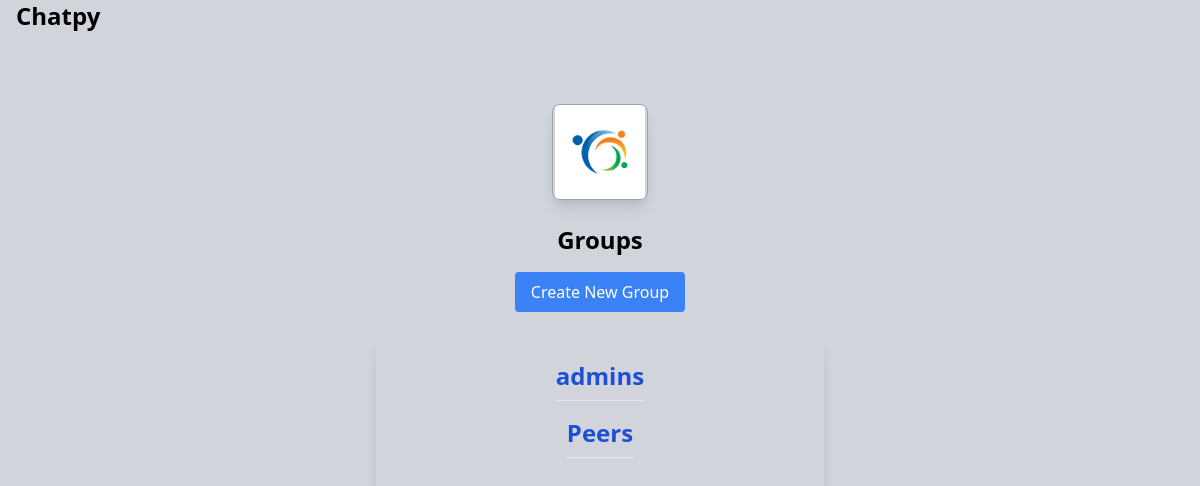
Before: /groups/ with the older database file.
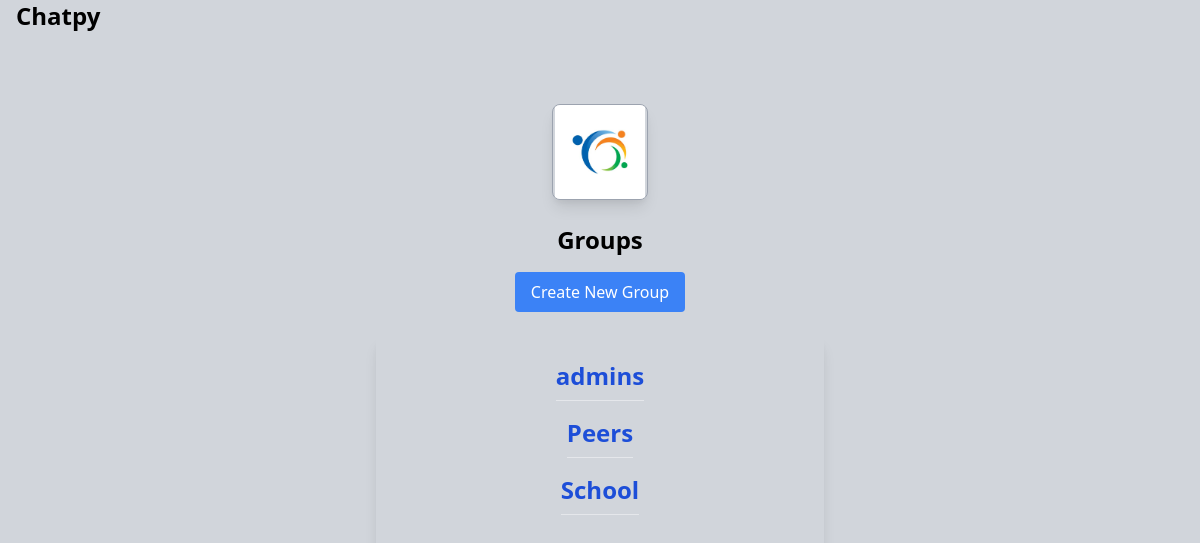
After: the same page with the newer database file.
### chat/models.py (models this page shows, shortened)
class Group(models.Model):
    name = models.CharField(max_length=100)
    description = models.TextField()

### chat/views.py (the view)
# urls.py: path('groups/', views.group_list, name='group_list'),
def group_list(request):
    groups = Group.objects.all()
    context = {
        'groups': groups
    }
    return render(request, 'chat/group_list.html', context)

### chat/templates/chat/group_list.html (shortened to what this page needs)
<!DOCTYPE html>
<html>
<head>
    <link href="https://cdn.jsdelivr.net/npm/tailwindcss@2.2.19/dist/tailwind.min.css" rel="stylesheet">
</head>
<body class="bg-gray-300"  >
    <a href="/" class="mt-0 ml-4 mb-10 block text-black font-bold text-2xl hover:text-gray-700">Chatpy</a>
    <div class="container mx-auto px-4 py-8">
        <div class="flex justify-center mb-6">
            <img src="../../../media/people-circle-connection-group-logo-vector.jpg" alt="Logo" class="w-24 h-24 object-contain rounded-lg shadow-lg border border-gray-400">
        </div>
        <h1 class="text-2xl font-bold mb-4 text-center">Groups</h1>
        <div class="flex justify-center mb-6">
            <a href="{% url 'group_create' %}" class="bg-blue-500 text-white px-4 py-2 rounded hover:bg-blue-600">Create New Group</a>
        </div>
            <div class="flex justify-center">
                <ul class="bg-white-200 p-6 rounded-lg shadow-lg w-full max-w-md flex flex-col items-center">
                    {% for group in groups %}
                        <li class="mb-4 border-b border-gray-200 pb-2">
                            <a href="{% url 'group_chat' group.id %}" class="text-blue-700 hover:underline block text-2xl font-bold transform transition-transform duration-300 hover:scale-105">
                                {{ group.name }}
                            </a>
                                                    </li>
                    {% endfor %}
                </ul>
            </div>
    </div>
</body>
</html>

Changed rows visible on the page:
added Group: name "School"
